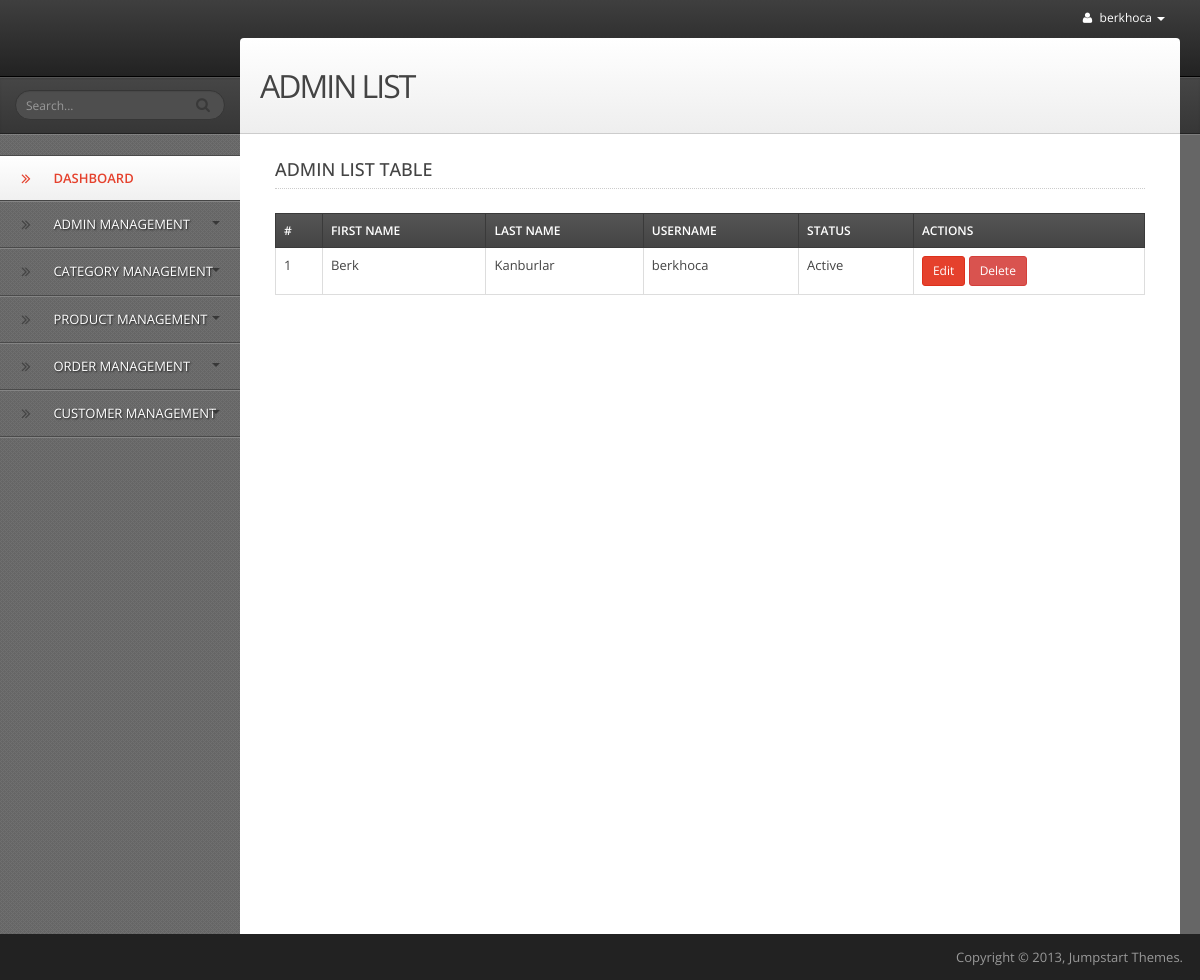
/admin_panel/admin_list.php (signed in), run on the app's committed database.
### tables this page shows
CREATE TABLE `admin_table` (
  `admin_id` int(11) NOT NULL,
  `admin_name` varchar(255) NOT NULL,
  `admin_surname` varchar(255) NOT NULL,
  `admin_username` varchar(255) NOT NULL,
  `admin_pass` varchar(255) NOT NULL,
  `admin_status` int(11) NOT NULL
);

### admin_panel/admin_list.php (the view, shortened to what this page needs)
<?php
$servername = "localhost";
$username = "root";
$password = "";
$dbname = "test";
$conn = new mysqli($servername, $username, $password, $dbname);
$sql = "SELECT * FROM admin_table";
$result = $conn->query($sql);
?>
<?php include('header.php'); ?>
<body>
<div id="wrapper">
    <?php include('top_bar.php'); ?>
    <?php include('left_sidebar.php'); ?>
    <div id="content">
        <div id="content-header">
            <h1>ADMIN LIST</h1>
        </div>
        <div id="content-container">
            <div class="col-md-12">
                <h4 class="heading">ADMIN LIST TABLE</h4>
                <table class="table table-bordered table-highlight">
                    <thead>
                        <tr>
                            <th>#</th>
                            <th>First Name</th>
                            <th>Last Name</th>
                            <th>Username</th>
                            <th>Status</th>
                            <th>Actions</th>
                        </tr>
                    </thead>
                    <tbody>
                        <?php
                        if ($result->num_rows > 0) {
                            $count = 0;
                            while ($row = $result->fetch_assoc()) {
                                $count++;
                        ?>
                        <tr>
                            <td><?php echo $count ?></td>
                            <td><?php echo $row["admin_name"] ?></td>
                            <td><?php echo $row["admin_surname"] ?></td>
                            <td><?php echo $row["admin_username"] ?></td>
                            <td>
                                <?php
                                if ($row["admin_status"] == 1) {
                                    echo "Active";
                                } else {
                                    echo "Inactive";
                                }
                                ?>
                            </td>
                            <td>
                                <a href="edit_admin.php?admin_id=<?php echo $row['admin_id']; ?>" class="btn btn-primary btn-sm">Edit</a>
                                <a href="?delete_id=<?php echo $row['admin_id']; ?>" class="btn btn-danger btn-sm" onclick="return confirm('Are you sure you want to delete this admin?')">Delete</a>
                            </td>
                        </tr>
                        <?php
                            }
                        } else {
                            echo "<tr><td colspan='6'>No records found</td></tr>";
                        }
                        ?>
                    </tbody>
                </table>
            </div>
        </div>
    </div>
    <?php include('footer.php'); ?>
</div>
</body>
</html>

### admin_panel/header.php (shortened to what this page needs)
<!DOCTYPE html>
 <html class="no-js">
<head>
    <link rel="stylesheet" href="admin_template/Theme/css/font-awesome.min.css" type="text/css" />
    <link rel="stylesheet" href="admin_template/Theme/css/bootstrap.min.css" type="text/css" />
    <link rel="stylesheet" href="admin_template/Theme/js/libs/css/ui-lightness/jquery-ui-1.9.2.custom.css" type="text/css" />
    <link rel="stylesheet" href="admin_template/Theme/js/plugins/icheck/skins/minimal/blue.css" type="text/css" />
    <link rel="stylesheet" href="admin_template/Theme/js/plugins/select2/select2.css" type="text/css" />
    <link rel="stylesheet" href="admin_template/Theme/js/plugins/fullcalendar/fullcalendar.css" type="text/css" />
    <link rel="stylesheet" href="admin_template/Theme/css/App.css" type="text/css" />
    <link rel="stylesheet" href="admin_template/Theme/css/custom.css" type="text/css" />
</head>

### admin_panel/top_bar.php (shortened to what this page needs)
<header id="header">
</header>
<nav id="top-bar" class="collapse top-bar-collapse">
    <ul class="nav navbar-nav pull-right">
        <li class="dropdown">
            <a class="dropdown-toggle" data-toggle="dropdown" href="javascript:;">
                <i class="fa fa-user"></i>
                <?php echo $_SESSION['admin_username']; ?>
                <span class="caret"></span>
            </a>
        </li>
    </ul>
</nav>

### admin_panel/left_sidebar.php (shortened to what this page needs)
<div id="sidebar-wrapper" class="collapse sidebar-collapse">
    <div id="search">
        <form>
            <input class="form-control input-sm" type="text" name="search" placeholder="Search..." />
            <button type="submit" id="search-btn" class="btn"><i class="fa fa-search"></i></button>
        </form>
    </div>
    <nav id="sidebar">
        <ul id="main-nav" class="open-active">
            <li class="active">
                <a href="dashboard.php">
                    <i class="fa fa-angle-double-right"></i>
                    DASHBOARD
                </a>
            </li>
            <li class="dropdown">
                <a href="javascript:;">
                    <i class="fa fa-angle-double-right"></i>
                    ADMIN MANAGEMENT
                    <span class="caret"></span>
                </a>
            </li>
            <li class="dropdown">
                <a href="javascript:;">
                    <i class="fa fa-angle-double-right"></i>
                    CATEGORY MANAGEMENT
                    <span class="caret"></span>
                </a>
            </li>
            <li class="dropdown">
                <a href="javascript:;">
                    <i class="fa fa-angle-double-right"></i>
                    PRODUCT MANAGEMENT
                    <span class="caret"></span>
                </a>
            </li>
            <li class="dropdown">
                <a href="javascript:;">
                    <i class="fa fa-angle-double-right"></i>
                    ORDER MANAGEMENT
                    <span class="caret"></span>
                </a>
            </li>
            <li class="dropdown">
                <a href="javascript:;">
                    <i class="fa fa-angle-double-right"></i>
                    CUSTOMER MANAGEMENT
                    <span class="caret"></span>
                </a>
            </li>
        </ul>
    </nav>
</div>

### admin_panel/footer.php (shortened to what this page needs)
<footer id="footer">
    <ul class="nav pull-right">
        <li>
            Copyright &copy; 2013, Jumpstart Themes.
        </li>
    </ul>
</footer>

### data on the page
admin_table: admin_name "Berk", admin_surname "Kanburlar", admin_username "berkhoca", admin_status "Active"

### other printed values
$_SESSION['admin_username'] "berkhoca"
